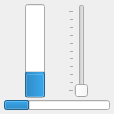
<ui version="4.0" >
 <class>ControllerWidget</class>
 <widget class="QWidget" name="ControllerWidget" >
  <property name="geometry" >
   <rect>
    <x>0</x>
    <y>0</y>
    <width>114</width>
    <height>114</height>
   </rect>
  </property>
  <property name="minimumSize" >
   <size>
    <width>40</width>
    <height>40</height>
   </size>
  </property>
  <property name="windowTitle" >
   <string>MotorController</string>
  </property>
  <layout class="QVBoxLayout" >
   <property name="spacing" >
    <number>2</number>
   </property>
   <property name="leftMargin" >
    <number>4</number>
   </property>
   <property name="topMargin" >
    <number>4</number>
   </property>
   <property name="rightMargin" >
    <number>4</number>
   </property>
   <property name="bottomMargin" >
    <number>4</number>
   </property>
   <item>
    <layout class="QHBoxLayout" >
     <property name="spacing" >
      <number>2</number>
     </property>
     <item>
      <widget class="QProgressBar" name="barCurrentValue" >
       <property name="maximumSize" >
        <size>
         <width>20</width>
         <height>16777215</height>
        </size>
       </property>
       <property name="value" >
        <number>24</number>
       </property>
       <property name="textVisible" >
        <bool>false</bool>
       </property>
       <property name="orientation" >
        <enum>Qt::Vertical</enum>
       </property>
      </widget>
     </item>
     <item>
      <widget class="QSlider" name="sliderDesiredValue" >
       <property name="maximum" >
        <number>100</number>
       </property>
       <property name="orientation" >
        <enum>Qt::Vertical</enum>
       </property>
       <property name="invertedAppearance" >
        <bool>false</bool>
       </property>
       <property name="tickPosition" >
        <enum>QSlider::TicksAbove</enum>
       </property>
      </widget>
     </item>
    </layout>
   </item>
   <item>
    <widget class="QProgressBar" name="barForce" >
     <property name="sizePolicy" >
      <sizepolicy vsizetype="Fixed" hsizetype="Preferred" >
       <horstretch>0</horstretch>
       <verstretch>0</verstretch>
      </sizepolicy>
     </property>
     <property name="maximumSize" >
      <size>
       <width>999</width>
       <height>10</height>
      </size>
     </property>
     <property name="value" >
      <number>24</number>
     </property>
     <property name="textVisible" >
      <bool>false</bool>
     </property>
    </widget>
   </item>
  </layout>
 </widget>
 <resources/>
 <connections/>
</ui>
